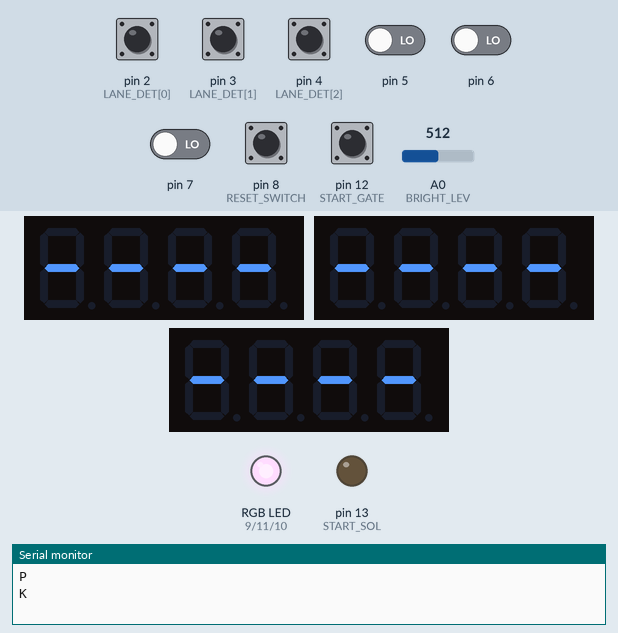
A sketch run on a simulated Arduino Uno, built with avr-gcc and run on an emulated ATmega328P. On the bench: 3 × 4-digit seven-segment display, an RGB LED mixed from three pins (HIGH = lit), output pins drawn as LEDs (lit = HIGH), the last lines printed to the serial monitor. Inputs (shaded band) come from the test bench; at power-on: pin 2 (LANE_DET[0]), pin 3 (LANE_DET[1]), pin 4 (LANE_DET[2]), pin 8 (RESET_SWITCH), pin 12 (START_GATE) HIGH, pin 5–7 LOW, A0 (BRIGHT_LEV) = 512.

Above: at 1.3 s.
1.4 s: pin 12 (START_GATE) pulled LOW for 0.15 s
At 2.0 s:
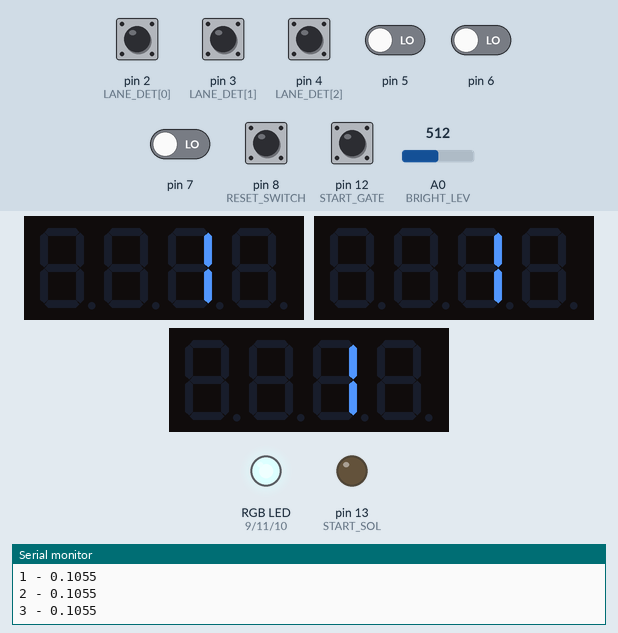
3.6 s: pin 12 (START_GATE) pulled LOW for 1 s
At 5.0 s:
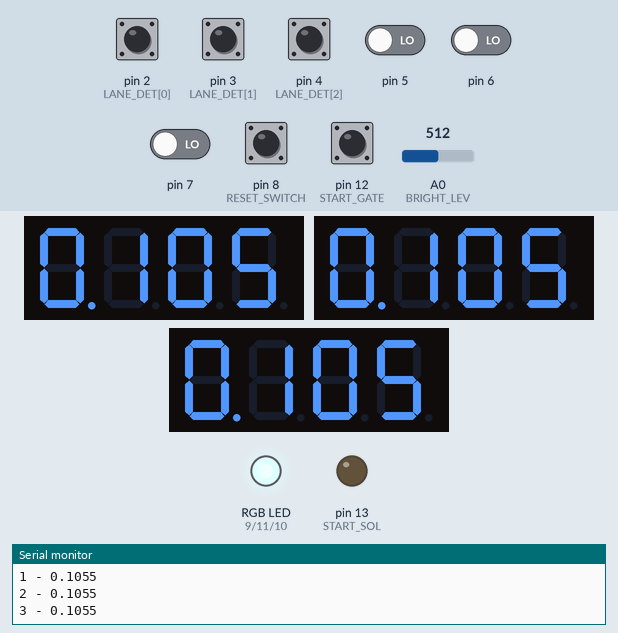
Timing chart, 0 to 6.7 s (numbered marks = the images above; inputs shaded):
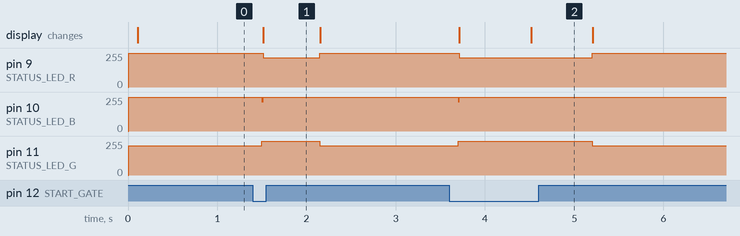

The sketch:

timer-msr-v2.50.1b.ino
```cpp
// (licence header left out)
/*-----------------------------------------*
  - TIMER CONFIGURATION -
 *-----------------------------------------*/
#define NUM_LANES    3                 // number of lanes

#define LED_DISPLAY  1                 // Enable lane place/time displays
#define SHOW_PLACE   1                 // Show place mode
#define PLACE_DELAY  3                 // Delay (secs) when displaying time/place
#define MIN_BRIGHT   0                 // minimum display brightness (0-15)
#define MAX_BRIGHT   15                // maximum display brightness (0-15)

#define GATE_RESET   1                 // Enable closing start gate to reset timer
/*-----------------------------------------*
  - END -
 *-----------------------------------------*/


#ifdef LED_DISPLAY                     // LED control libraries
#include "Wire.h"
#include "Adafruit_LEDBackpack.h"
#include "Adafruit_GFX.h"
#endif

#include <math.h>

/*-----------------------------------------*
  - static definitions -
 *-----------------------------------------*/
#define PDT_VERSION  "2.50.1b"            // software version
#define MAX_LANES    3                 // maximum number of lanes (Uno)

#define mREADY       0                 // program modes
#define mRACING      1
#define mFINISH      2

#define START_TRIP   LOW               // start switch trip condition
#define NULL_TIME    99.999            // null (non-finish) time
#define NUM_DIGIT    4                 // timer resolution (# of decimals)
#define DISP_DIGIT   4                 // total number of display digits

#define PWM_LED_ON   220
#define PWM_LED_OFF  255
#define char2int(c) (c - '0')

#define RACE_MASK    0
#define READY_MASK   64

//
// serial messages                        <- to timer
//                                        -> from timer
//
#define SMSG_ACKNW   '.'               // -> acknowledge message

#define SMSG_POWER   'P'               // -> start-up (power on or hard reset)

#define SMSG_CGATE   'G'               // <- check gate
#define SMSG_GOPEN   'O'               // -> gate open
#define SMSG_GCLOS    'C'             // -> gate closed

#define SMSG_RESET   'R'               // <- reset
#define SMSG_READY   'K'               // -> ready

#define SMSG_SOLEN   'S'               // <- start solenoid
#define SMSG_START   'B'               // -> race started
#define SMSG_FORCE   'F'               // <- force end

#define SMSG_LMASK   'M'               // <- mask lane
#define SMSG_UMASK   'U'               // <- unmask all lanes

#define SMSG_GVERS   'V'               // <- request timer version
#define SMSG_DEBUG   'D'               // <- toggle debug on/off
#define SMSG_GNUML   'N'               // <- request number of lanes

/*-----------------------------------------*
  - pin assignments -
 *-----------------------------------------*/
byte BRIGHT_LEV   = A0;                // brightness level
byte RESET_SWITCH =  8;                // reset switch
byte STATUS_LED_R =  9;                // status LED (red)
byte STATUS_LED_B = 10;                // status LED (blue)
byte STATUS_LED_G = 11;                // status LED (green)
byte START_GATE   = 12;                // start gate switch
byte START_SOL    = 13;                // start solenoid

//
//                    Lane #    1     2     3
//
int  DISP_ADD [MAX_LANES] = {0x70, 0x71, 0x72};    // display I2C addresses
byte LANE_DET [MAX_LANES] = {   2,    3,    4};    // finish detection pins

/*-----------------------------------------*
  - global variables -
 *-----------------------------------------*/
boolean       fDebug = false;          // debug flag
boolean       ready_first;             // first pass in ready state flag
boolean       finish_first;            // first pass in finish state flag

unsigned long start_time;              // race start time (microseconds)
unsigned long lane_time  [MAX_LANES];  // lane finish time (microseconds)
int           lane_place [MAX_LANES];  // lane finish place
boolean       lane_mask  [MAX_LANES];  // lane mask status

int           serial_data;             // serial data
byte          mode;                    // current program mode

#ifdef LED_DISPLAY                     // LED display control
Adafruit_7segment  disp_mat[MAX_LANES];
#endif

void initialize(boolean powerup=false);
void dbg(int, char * msg, int val=-999);
void smsg(char msg, boolean crlf=true);
void smsg_str(char * msg, boolean crlf=true);

/*================================================================================*
  SETUP TIMER
 *================================================================================*/
void setup()
{
/*-----------------------------------------*
  - hardware setup -
 *-----------------------------------------*/
  pinMode(STATUS_LED_R, OUTPUT);
  pinMode(STATUS_LED_B, OUTPUT);
  pinMode(STATUS_LED_G, OUTPUT);
  pinMode(START_SOL,    OUTPUT);
  pinMode(RESET_SWITCH, INPUT_PULLUP);
  pinMode(START_GATE,   INPUT_PULLUP);
  pinMode(BRIGHT_LEV,   INPUT);

  digitalWrite(RESET_SWITCH, HIGH);    // enable pull-up resistor
  digitalWrite(START_GATE,   HIGH);    // enable pull-up resistor

  for (int n=0; n<NUM_LANES; n++)
  {
#ifdef LED_DISPLAY
    disp_mat[n] = Adafruit_7segment();
    disp_mat[n].begin(DISP_ADD[n]);
    disp_mat[n].clear();
    disp_mat[n].drawColon(false);
    disp_mat[n].writeDisplay();
#endif
    pinMode(LANE_DET[n], INPUT_PULLUP);

    digitalWrite(LANE_DET[n], HIGH);   // enable pull-up resistor
  }
  set_led_bright();

/*-----------------------------------------*
  - software setup -
 *-----------------------------------------*/
  Serial.begin(9600);
  smsg(SMSG_POWER);

  initialize(true);
  unmask_all_lanes();
}


/*================================================================================*
  MAIN LOOP
 *================================================================================*/
void loop()
{
  process_general_msgs();

  switch (mode)
  {
    case mREADY:
      ready_state();
      break;
    case mRACING:
      racing_state();
      break;
    case mFINISH:
      finished_state();
      break;
  }

}


/*================================================================================*
  TIMER READY STATE
 *================================================================================*/
void ready_state()
{
  if (ready_first)
  {
    set_status_led();
    clear_led_display(false);
    ready_first = false;
  }

  if (serial_data == int(SMSG_SOLEN))    // activate start solenoid
  {
    digitalWrite(START_SOL, HIGH);
    smsg(SMSG_ACKNW);
  }

  if (digitalRead(START_GATE) == START_TRIP)    // timer start
  {
    start_time = micros();

    digitalWrite(START_SOL, LOW);

    smsg(SMSG_START);
    delay(100);

    mode = mRACING;
  }

  return;
}


/*================================================================================*
  TIMER RACING STATE
 *================================================================================*/
void racing_state()
{
  int lanes_left, finish_order, lane_status[NUM_LANES];
  unsigned long current_time, last_finish_time;


  set_status_led();
  clear_led_display(true);

  finish_order = 0;
  last_finish_time = 0;

  lanes_left = NUM_LANES;
  for (int n=0; n<NUM_LANES; n++)
  {
    if (lane_mask[n]) lanes_left--;
  }

  while (lanes_left)
  {
    current_time = micros();

    for (int n=0; n<NUM_LANES; n++) lane_status[n] = bitRead(PIND, LANE_DET[n]);    // read status of all lanes

    for (int n=0; n<NUM_LANES; n++)
    {
      if (lane_time[n] == 0 && lane_status[n] == HIGH && !lane_mask[n])    // car has crossed finish line
      {
        lanes_left--;

        lane_time[n] = current_time - start_time;

        if (lane_time[n] > last_finish_time)
        {
          finish_order++;
          last_finish_time = lane_time[n];
        }
        lane_place[n] = finish_order;

        set_led_display(n, lane_place[n], lane_time[n], SHOW_PLACE);
      }
    }

    serial_data = get_serial_data();

    if (serial_data == int(SMSG_FORCE) || serial_data == int(SMSG_RESET) || digitalRead(RESET_SWITCH) == LOW)    // force race to end
    {
      lanes_left = 0;
      smsg(SMSG_ACKNW);
    }
  }

  send_race_results();

  mode = mFINISH;

  return;
}


/*================================================================================*
  TIMER FINISHED STATE
 *================================================================================*/
void finished_state()
{
  if (finish_first)
  {
    set_status_led();
    finish_first = false;
  }

  if (GATE_RESET && digitalRead(START_GATE) != START_TRIP)    // gate closed
  {
    delay(500);    // ignore any switch bounce

    if (digitalRead(START_GATE) != START_TRIP)    // gate still closed
    {
      initialize();    // reset timer
    }
  }

  set_led_bright();
  display_place_time();

  return;
}


/*================================================================================*
  PROCESS GENERAL SERIAL MESSAGES
 *================================================================================*/
void process_general_msgs()
{
  int lane;
  char tmps[50];


  serial_data = get_serial_data();

  if (serial_data == int(SMSG_GVERS))    // get software version
  {
      sprintf(tmps, "vert=%s", PDT_VERSION);
      smsg_str(tmps);
  }

  else if (serial_data == int(SMSG_GNUML))    // get number of lanes
  {
      sprintf(tmps, "numl=%d", NUM_LANES);
      smsg_str(tmps);
  }

  else if (serial_data == int(SMSG_DEBUG))    // toggle debug
  {
    fDebug = !fDebug;
    dbg(true, "toggle debug = ", fDebug);
  }

  else if (serial_data == int(SMSG_CGATE))    // check start gate
  {
    if (digitalRead(START_GATE) == START_TRIP)    // gate open
    {
      smsg(SMSG_GOPEN);
    }
    else
    {
      smsg(SMSG_GCLOS);
      //smsg(SMSG_ACKNW);
    }
  }

  else if (serial_data == int(SMSG_RESET) || digitalRead(RESET_SWITCH) == LOW)    // timer reset
  {
    if (digitalRead(START_GATE) != START_TRIP)    // only reset if gate closed
    {
      initialize();
    }
    else
    {
      smsg(SMSG_GOPEN);
    }
  }

  else if (serial_data == int(SMSG_LMASK))    // lane mask
  {
    delay(100);
    serial_data = get_serial_data();

    lane = serial_data - 48;
    if (lane >= 1 && lane <= NUM_LANES)
    {
      lane_mask[lane-1] = true;

      dbg(fDebug, "set mask on lane = ", lane);
    }
    smsg(SMSG_ACKNW);
  }

  else if (serial_data == int(SMSG_UMASK))    // unmask all lanes
  {
    unmask_all_lanes();
    smsg(SMSG_ACKNW);
  }

  return;
}


/*================================================================================*
  SEND RACE RESULTS TO COMPUTER
 *================================================================================*/
void send_race_results()
{
  float lane_time_sec;


  for (int n=0; n<NUM_LANES; n++)    // send times to computer
  {
    lane_time_sec = (float)(lane_time[n]/1000000.0);    // elapsed time (seconds)
    if (lane_time_sec == 0)    // did not finish
    {
      lane_time_sec = NULL_TIME;
    }
    Serial.print(n+1);
    Serial.print(" - ");
    Serial.println(lane_time_sec, NUM_DIGIT);  // numbers are rounded to NUM_DIGIT
                                               // digits by println function
  }

  return;

}


/*================================================================================*
  RACE FINISHED - DISPLAY PLACE / TIME FOR ALL LANES
 *================================================================================*/
void display_place_time()
{
  unsigned long now;
  static boolean display_mode;
  static unsigned long last_display_update = 0;


  if (!SHOW_PLACE) return;

  now = millis();

  if (last_display_update == 0)  // first cycle
  {
    last_display_update = now;
    display_mode = false;
  }

  if ((now - last_display_update) > (unsigned long)(PLACE_DELAY * 1000))
  {
    dbg(fDebug, "display_place_time");

    for (int n=0; n<NUM_LANES; n++)
    {
      set_led_display(n, lane_place[n], lane_time[n], display_mode);
    }

    display_mode = !display_mode;
    last_display_update = now;
  }

  return;
}


/*================================================================================*
  SET LANE PLACE/TIME DISPLAY
 *================================================================================*/
void set_led_display(int lane, int display_place, unsigned long display_time, int display_mode)
{
  int c;
  char cnum[25];
  double display_time_sec;
  long time_int, time_dec;

//  dbg(fDebug, "led: lane = ", lane);
//  dbg(fDebug, "led: plce = ", display_place);
//  dbg(fDebug, "led: time = ", display_time);

#ifdef LED_DISPLAY
  disp_mat[lane].clear();

  if (display_mode)
  {
    if (display_place > 0)
    {
      sprintf(cnum,"%1d", display_place);

      disp_mat[lane].writeDigitNum(3, char2int(cnum[0]), false);
    }
    else  // did not finish
    {
      disp_mat[lane].writeDigitRaw(3, READY_MASK);
    }
    disp_mat[lane].drawColon(false);
    disp_mat[lane].writeDisplay();
  }
  else
  {
    display_time_sec = (double)(display_time / (double)1000000.0);    // elapsed time (seconds)

    // work around for Arduino sprintf - float limitation
    time_int = (long)display_time_sec;
    time_dec = (long)((display_time_sec - (double)time_int)*(double)1000000.0);
    time_dec += (long)50;    // round to 4th decimal
    sprintf(cnum, "%01ld.%06ld", time_int, time_dec);

    c = 0;
    for (int d=0; d<DISP_DIGIT; d++)
    {
      if (display_time > 0)
      {
        disp_mat[lane].writeDigitNum(d+int(d/2), char2int(cnum[c]), (cnum[c+1] == '.'));    // time

        c++; if (cnum[c] == '.') c++;
      }
      else  // did not finish
      {
        disp_mat[lane].writeDigitRaw(d+int(d/2), READY_MASK);
      }
    }
    disp_mat[lane].drawColon(false);
    disp_mat[lane].writeDisplay();
  }
#endif

  return;
}


/*================================================================================*
  CLEAR LANE PLACE/TIME DISPLAY
 *================================================================================*/
void clear_led_display(boolean status)
{
  int mask;

  dbg(fDebug, "led: CLEAR");

#ifdef LED_DISPLAY
  if (status)
  {
    mask = RACE_MASK;     // racing
  }
  else
  {
    mask = READY_MASK;    // ready
  }

  for (int n=0; n<NUM_LANES; n++)
  {
    disp_mat[n].clear();

    for (int d=0; d<DISP_DIGIT; d++)
    {
      disp_mat[n].writeDigitRaw(d+int(d/2), mask);
    }

    disp_mat[n].drawColon(false);
    disp_mat[n].writeDisplay();
  }
#endif

  return;
}


/*================================================================================*
  SET LANE DISPLAY BRIGHTNESS
 *================================================================================*/
void set_led_bright()
{
  static float current_level = -1.0;
  float new_level;

#ifdef LED_DISPLAY
  new_level = long(1023 - analogRead(BRIGHT_LEV)) / 1023.0F * 15.0F;
  new_level = min(new_level, (float)MAX_BRIGHT);
  new_level = max(new_level, (float)MIN_BRIGHT);

  if (fabs(new_level - current_level) > 0.3F)    // deadband to prevent flickering
  {                                              // between levels
    dbg(fDebug, "led: BRIGHT");

    current_level = new_level;

    for (int n=0; n<NUM_LANES; n++)
    {
      disp_mat[n].setBrightness((int)current_level);
    }
  }
#endif

  return;
}


/*================================================================================*
  SET TIMER STATUS LED
 *================================================================================*/
void set_status_led()
{
  int r_lev, b_lev, g_lev;

  dbg(fDebug, "status led = ", mode);

  r_lev = PWM_LED_OFF;
  b_lev = PWM_LED_OFF;
  g_lev = PWM_LED_OFF;

  if (mode == mREADY)         // blue
  {
    g_lev = PWM_LED_ON;
  }
  else if (mode == mRACING)  // green
  {
    b_lev = PWM_LED_ON;
  }
  else if (mode == mFINISH)  // red
  {
    r_lev = PWM_LED_ON;
  }

  analogWrite(STATUS_LED_R,  r_lev);
  analogWrite(STATUS_LED_B,  b_lev);
  analogWrite(STATUS_LED_G,  g_lev);

  return;
}


/*================================================================================*
  READ SERIAL DATA FROM COMPUTER
 *================================================================================*/
int get_serial_data()
{
  int data = 0;

  if (Serial.available() > 0)
  {
    data = Serial.read();
    dbg(fDebug, "ser rec = ", data);
  }

  return data;
}


/*================================================================================*
  INITIALIZE TIMER
 *================================================================================*/
void initialize(boolean powerup)
{
  for (int n=0; n<NUM_LANES; n++)
  {
    lane_time[n] = 0;
    lane_place[n] = 0;
  }

  start_time = 0;
  set_status_led();
  digitalWrite(START_SOL, LOW);

  // if power up and gate is open -> goto FINISH state
  if (powerup && digitalRead(START_GATE) == START_TRIP)
  {
    mode = mFINISH;
  }
  else
  {
    mode = mREADY;

    smsg(SMSG_READY);
    delay(100);
  }
  Serial.flush();

  ready_first  = true;
  finish_first  = true;

  return;
}


/*================================================================================*
  UNMASK ALL LANES
 *================================================================================*/
void unmask_all_lanes()
{
  dbg(fDebug, "unmask all lanes");

  for (int n=0; n<NUM_LANES; n++)
  {
    lane_mask[n] = false;
  }

  return;
}


/*================================================================================*
  SEND DEBUG TO COMPUTER
 *================================================================================*/
void dbg(int flag, char * msg, int val)
{
  char tmps[50];


  if (!flag) return;

  smsg_str("dbg: ", false);
  smsg_str(msg, false);

  if (val != -999)
  {
    sprintf(tmps, "%d", val);
    smsg_str(tmps);
  }
  else
  {
    smsg_str("");
  }

  return;
}


/*================================================================================*
  SEND SERIAL MESSAGE (CHAR) TO COMPUTER
 *================================================================================*/
void smsg(char msg, boolean crlf)
{
  if (crlf)
  {
    Serial.println(msg);
  }
  else
  {
    Serial.print(msg);
  }

  return;
}


/*================================================================================*
  SEND SERIAL MESSAGE (STRING) TO COMPUTER
 *================================================================================*/
void smsg_str(char * msg, boolean crlf)
{
  if (crlf)
  {
    Serial.println(msg);
  }
  else
  {
    Serial.print(msg);
  }

  return;
}
```

Measured:
- after the input at 1.4 s, pin 9 (STATUS_LED_R): 255/255 → 220/255 after 0.11 s, → 255/255 0.64 s later; pin 10 (STATUS_LED_B): 255/255 → 220/255 after 0.10 s, → 255/255 0.01 s later; pin 11 (STATUS_LED_G): 220/255 → 255/255 after 0.10 s, → 220/255 0.65 s later; the display: changes after 0.11 s (image 1)
- after the input at 3.6 s, pin 9 (STATUS_LED_R): 255/255 → 220/255 after 0.11 s, → 255/255 1.5 s later; pin 10 (STATUS_LED_B): 255/255 → 220/255 after 0.10 s, → 255/255 0.01 s later; pin 11 (STATUS_LED_G): 220/255 → 255/255 after 0.10 s, → 220/255 1.5 s later; the display: first changes after 0.11 s (image 2 shows a later state)
